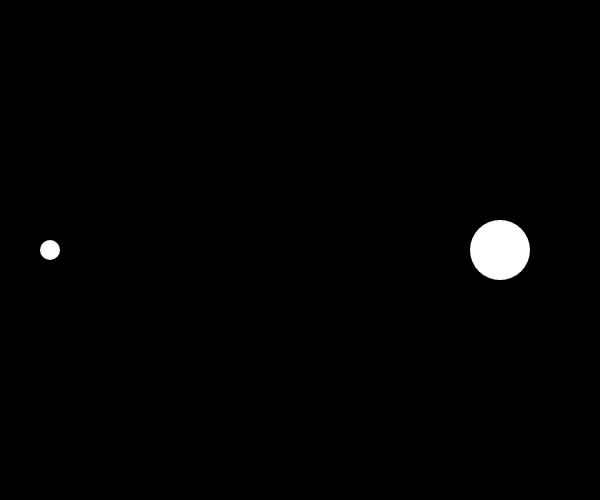
Frame 1 (no input)
Frame 60 (no input): identical to frame 1, image omitted
Frame 120 (the mouse pressed at the canvas centre since frame 60): identical to frame 1, image omitted

The p5.js sketch that drew this single still picture (run headless with seeded random() and noise() and a simulated clock; from frame 60 on, the mouse is pressed at the canvas centre):

// p5.js sketch
// ── sketch.js
let particles = [];

function setup() {
  createCanvas(600, 500);
  background(0);
  
  let p1 = new Particle(50, height/2, 10);
  particles.push( p1 );
  
  let p2 = new Particle(width-100, height/2, 30);
  particles.push( p2 );
  
}

function draw() {
  background(0);

  for (let i = 0; i < particles.length; i++) {
    p = particles[i];
    p.update();
    p.checkCollision(particles);
    p.bounce();
    p.display();
  }
}

///// CLASS /////

class Particle {
  constructor(x, y, rad) {
    this.pos = createVector(x, y);
    this.vel = createVector(0, 0);
    this.acc = createVector(0, 0);
    this.rad = rad;
    this.mass = rad * 0.5; // MASS!
    // 
    this.color = color(255); // p5 color object
  }
  update() {
    this.vel.add(this.acc);
    this.pos.add(this.vel);
    this.acc.mult(0);
  }
  applyForce(f) {
    if (this.mass > 0) {
      let force = p5.Vector.div(f, this.mass);
      this.acc.add(force);
    }
  }
  checkCollision(others) {
    for (let i = 0; i < particles.length; i++) {
      let other = particles[i];
      if (this != other) {
        // check!
      }
    }
  }
  limitVelocity(mag) {
    this.vel.limit(mag);
  }
  bounce() {
    // x
    if (this.pos.x < 0) {
      this.pos.x = 0;
      this.vel.x = -this.vel.x;
    } else if (this.pos.x > width) {
      this.pos.x = width;
      this.vel.x = -this.vel.x;
    }
    // y
    if (this.pos.y < 0) {
      this.pos.y = 0;
      this.vel.y = -this.vel.y;
    } else if (this.pos.y > height) {
      this.pos.y = height;
      this.vel.y = -this.vel.y;
    }
  }
  display() {
    push();
    translate(this.pos.x, this.pos.y);
    noStroke();
    fill(this.color);
    circle(0, 0, this.rad * 2);
    pop();
  }
}
